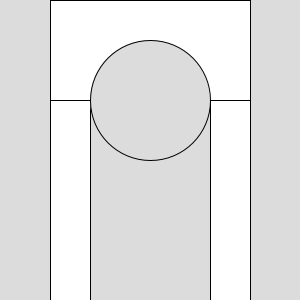
Frame 1 (no input)
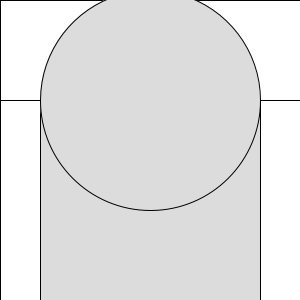
Frame 60 (the mouse pressed at the canvas centre just before this capture)
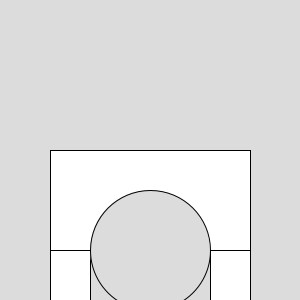
Frame 120 (the mouse held since frame 60 and released just before this capture)

The Processing sketch that drew these frames (run headless with seeded random() and noise(); from frame 60 on, the mouse is pressed at the canvas centre):

// Processing sketch: processing_35556
// ── processing_35556.pde

// Parametric Arch 
// by Nick Senske
// 3 Sepember 2011

//notes: I show the construction lines here for illustrative purposes
//      if you turned off the strokes, you'd have a nice solid arch

//      There is a slight bug in that you can make the cutout shape exceed the
//      entablature. This will have to do until we get conditionals.


void setup() {
  size(300, 300);
  rectMode(CORNERS); // CORNERS makes it easier to draw from the bottom of the screen 
}


// starting dimensions for arch
float archWidth = 50;
float archHeight = 200;
float archPierWidth = 40;

// I assign values to these later
float archEntab;
float archWay;


void draw() {
  background(220); // set background for animation
  
  // entablature is always larger than the piers
  archEntab = archPierWidth * 2.5;
  
  // piers
  fill(255);
  rect(archWidth, height, archWidth+archPierWidth, height-archHeight); 
  rect(width-archWidth, height, width-archWidth-archPierWidth, height-archHeight);
  
  // entablature goes on top of the piers
  rect(archWidth, height-archHeight, width-archWidth, height-archHeight-archEntab);
  
  // determine the radius of the ellipse to subtract the arch from the entablature
  archWay = (archWidth+archPierWidth) - (width-archWidth-archPierWidth);
  
  // arch cut-out shape
  fill(220);
  ellipse(width/2,height-archHeight, archWay, archWay);
  
  // set the primary arch variables using the mouse
  archWidth = mouseX/3;
  archHeight = height-mouseY-archEntab;
}

void mouseDragged() {
  // hold down the mouse to set the thickness of the piers
  archPierWidth = mouseX/4;
}
